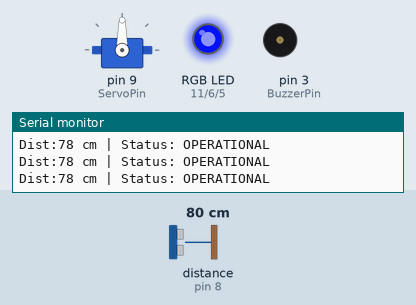
Simulated run of this sketch. Board: Arduino Uno, built with avr-gcc and run on an emulated ATmega328P. On the bench: servo, an RGB LED mixed from three pins (HIGH = lit), buzzer (waves = sounding), the last lines printed to the serial monitor. Wiring (inferred from the names in the program): ultrasonic range finder: trigger pin 7; echo pin 8. The inputs (shaded band) are chosen by the test bench; at power-on: distance to the obstacle (sensor on pin 8) 80 cm. The echo pulse lasts 58.3 µs per cm; dim RGB values are drawn brighter than linear; pins used as bus, display or sensor lines are not drawn.

Above: at 1.2 s.
1.3 s: distance to the obstacle (sensor on pin 8) set to 35 cm
At 1.9 s:
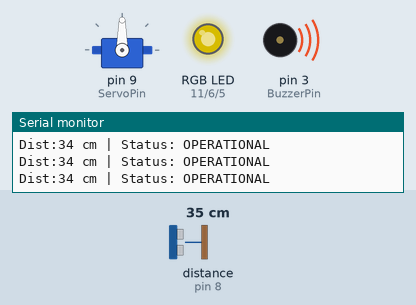
4.3 s: distance to the obstacle (sensor on pin 8) set to 83 cm
At 4.8 s:
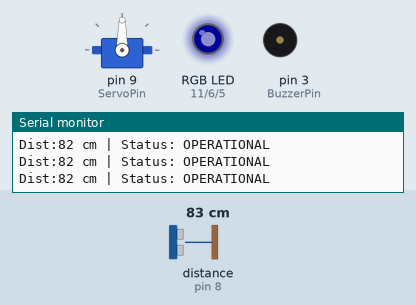
7.3 s: distance to the obstacle (sensor on pin 8) set to 120 cm
At 8.1 s:
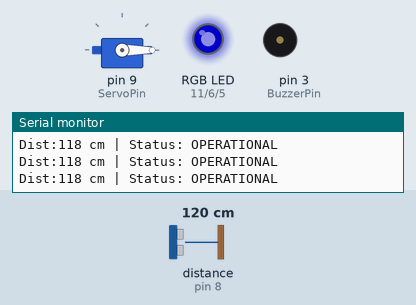
10.3 s: distance to the obstacle (sensor on pin 8) set to 18 cm
At 10.8 s:
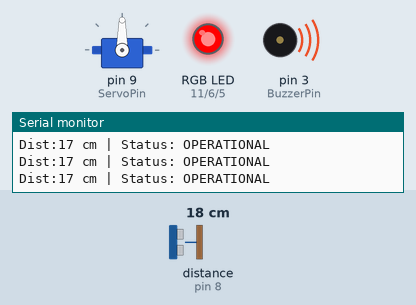
11.8 s: distance to the obstacle (sensor on pin 8) set to 2 cm
At 23.2 s:
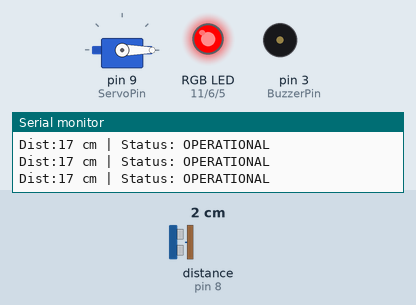
23.8 s: distance to the obstacle (sensor on pin 8) set to 60 cm
At 24.9 s:
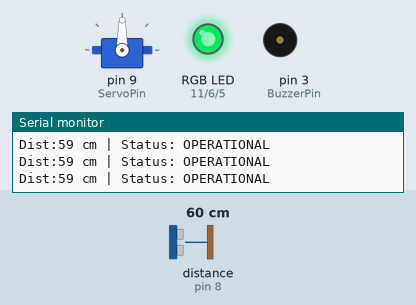
Timing chart, 0 to 26.3 s (numbered marks = the images above; inputs shaded):
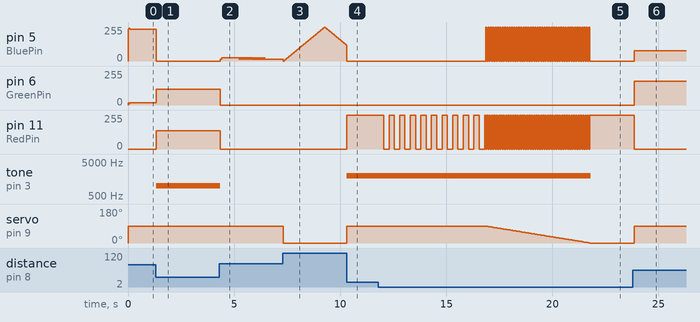

Measured:
- after the input at 1.3 s, pin 5 (BluePin): 238/255 → 0/255 at once; pin 6 (GreenPin): 17/255 → 119/255 at once; pin 11 (RedPin): 0/255 → 136/255 at once; tone on pin 3 (BuzzerPin): alternates 1000 Hz for 0.02 s and silent for 0.02 s, starting at once
- after the input at 4.3 s, pin 5 (BluePin): goes 12/255 0.07 s, 25/255 0.83 s, 17 × (12/255 0.04 s, 25/255 0.04 s), then 12/255, starting at once; pin 6 (GreenPin): 119/255 → 0/255 at once; pin 11 (RedPin): 136/255 → 0/255 at once; tone on pin 3 (BuzzerPin): goes on until 4.3 s, then stays silent
- after the input at 7.3 s, servo on pin 9 (ServoPin): 90° → 0° at once
- after the input at 10.3 s, pin 11 (RedPin): 0/255 → 255/255 at once; tone on pin 3 (BuzzerPin): silent → 2000 Hz at once; servo on pin 9 (ServoPin): 0° → 90° at once
- after the input at 11.8 s, pin 5 (BluePin): alternates 255/255 for 0.06 s and 0/255 for 0.06 s, 90 changes in all, then stays 0/255, starting after 5.1 s; pin 11 (RedPin): goes 9 × (0/255 0.25 s, 255/255 0.25 s), 0/255 0.25 s, 45 × (255/255 0.06 s, 0/255 0.06 s), then 255/255, starting after 0.25 s
- after the input at 23.8 s, pin 5 (BluePin): 0/255 → 76/255 after 0.05 s; pin 6 (GreenPin): 0/255 → 179/255 after 0.05 s; servo on pin 9 (ServoPin): 0° → 90° after 0.05 s

The sketch:

12_SmartGarageAccess.ino
```cpp
/*
 * Author: Iwan
 * Project: 12 Smart Garage Access
 * Learning Objective: Master multi-state logic, synchronized motor control,
 * and safety signaling protocols using non-blocking delays.
 */

#include <Servo.h>

// --- TECHNICAL CONNECTION DIAGRAM ---
// | COMPONENT      | ARDUINO PIN | NOTES                                      |
// |----------------|-------------|--------------------------------------------|
// | Trig (HC-SR04) | 7           | Output trigger for ultrasonic sound waves  |
// | Echo (HC-SR04) | 8           | Input to measure travel time of sound waves|
// | Red Pin (RGB)  | 11          | PWM pin for red channel (Common Cathode)   |
// | Green Pin (RGB)| 6           | PWM pin for green channel (Common Cathode) |
// | Blue Pin (RGB) | 5           | PWM pin for blue channel (Common Cathode)  |
// | Buzzer         | 3           | Active buzzer for acoustic feedback        |
// | Servo Signal   | 9           | Native PWM for high-stability motor control|
// +----------------+-------------+--------------------------------------------+

// Pin definitions using #define for memory efficiency
#define TrigPin 7
#define EchoPin 8
#define RedPin 11
#define GreenPin 6
#define BluePin 5
#define BuzzerPin 3
#define ServoPin 9

// Global object and variables
Servo GateServo;        // Create a servo object to control the motor
long Duration;          // Variable to store the travel time of sound pulses
int Distance;           // Variable to store the calculated distance in cm

// Variables for the Blue "Breathing" standby effect
int BlueBrightness = 0; // Current PWM value for the blue LED
int FadeAmount = 5;     // Step size for increasing/decreasing brightness

void setup() {
  // Configure pin modes for sensors and actuators
  pinMode(TrigPin, OUTPUT);  // Sensor sends out the pulse
  pinMode(EchoPin, INPUT);   // Sensor receives the bounce (echo)
  pinMode(RedPin, OUTPUT);   // Control red light intensity
  pinMode(GreenPin, OUTPUT); // Control green light intensity
  pinMode(BluePin, OUTPUT);  // Control blue light intensity
  pinMode(BuzzerPin, OUTPUT);// Control acoustic alarm

  // Attach the servo and set initial position
  GateServo.attach(ServoPin);
  GateServo.write(0);        // Initialize the gate in the CLOSED position (0 deg)

  // Start serial communication for telemetry monitoring
  Serial.begin(9600);
}

void loop() {
  // --- STEP 1: ULTRASONIC SENSOR READING ---
  // Send a 10-microsecond pulse to trigger the sensor
  digitalWrite(TrigPin, LOW);
  delayMicroseconds(2);
  digitalWrite(TrigPin, HIGH);
  delayMicroseconds(10);
  digitalWrite(TrigPin, LOW);

  // Measure the duration of the incoming pulse in microseconds
  Duration = pulseIn(EchoPin, HIGH);

  // Calculate distance: Time * Speed of Sound / 2 (for the return trip)
  Distance = Duration * 0.034 / 2;

  // Initialize LED intensity variables to 0 (off) in every loop cycle
  int RedIntensity = 0;
  int GreenIntensity = 0;
  int BlueIntensity = 0;

  // --- STEP 2: LOGICAL CONTROL MODES ---

  // MODE 1: STANDBY - No object detected near the gate
  if (Distance > 100) {
    GateServo.write(0);                    // Ensure gate is closed
    BlueIntensity = BlueBrightness;         // Apply current breathing brightness
    BlueBrightness = BlueBrightness + FadeAmount; // Update brightness for next loop

    // Reverse fading direction when limits (0 or 255) are reached
    if (BlueBrightness <= 0 || BlueBrightness >= 255) {
      FadeAmount = -FadeAmount;
    }
    noTone(BuzzerPin);                     // Silence the buzzer
  }

  // MODE 2: ACCESS - Vehicle detected within 100cm (Door starts opening)
  else if (Distance <= 100 && Distance > 80) {
    GateServo.write(90);                   // Open the gate (90 degrees)
    BlueIntensity = map(Distance, 80, 100, 0, 255); // Dynamic blue light based on distance
    noTone(BuzzerPin);
  }

  // MODE 3: SAFE - Entry in progress (Transition Blue to Green)
  else if (Distance <= 80 && Distance > 50) {
    GateServo.write(90);                   // Keep gate open
    BlueIntensity = map(Distance, 50, 80, 0, 255);  // Fade out blue
    GreenIntensity = map(Distance, 50, 80, 255, 0); // Fade in green
    noTone(BuzzerPin);
  }

  // MODE 4: WARNING - Vehicle getting closer (Transition Green to Red)
  else if (Distance <= 50 && Distance > 20) {
    GateServo.write(90);                   // Keep gate open
    GreenIntensity = map(Distance, 20, 50, 0, 255); // Fade out green
    RedIntensity = map(Distance, 20, 50, 255, 0);   // Fade in red
    tone(BuzzerPin, 1000, 20);             // Beep at 1000Hz for 20ms
  }

  // MODE 5: DANGER - Stopping zone reached (Gate stays open for parking)
  else if (Distance <= 20 && Distance > 10) {
    GateServo.write(90);                   // Keep gate open for final maneuver
    RedIntensity = 255;                    // Solid red alert
    tone(BuzzerPin, 2000);                 // Constant high-pitch alarm
  }

  // MODE 6: PROTOCOL: SECURE CLOSING - Activation at < 10cm threshold
  else {
    // FASE A: 5-Second Security Warning (Blinking Red Light)
    // 10 cycles of 500ms (250ms ON + 250ms OFF) = 5 seconds
    for (int i = 0; i < 10; i++) {
      analogWrite(RedPin, 255);            // Red ON
      analogWrite(GreenPin, 0);
      analogWrite(BluePin, 0);
      delay(250);
      analogWrite(RedPin, 0);              // Red OFF
      delay(250);
    }

    // FASE B: 5-Second Slow Closing (Siren Effect + Smooth Motion)
    // Decrementing from 90 to 0 degrees to close slowly
    for (int Angle = 90; Angle >= 0; Angle--) {
      GateServo.write(Angle);              // Move servo to the specific current degree

      // Police Siren logic: Alternates Red and Blue using Modulo operator
      if (Angle % 2 == 0) {
        analogWrite(RedPin, 255);          // Red ON
        analogWrite(BluePin, 0);           // Blue OFF
      } else {
        analogWrite(RedPin, 0);            // Red OFF
        analogWrite(BluePin, 255);         // Blue ON
      }
      // 55ms per degree * 90 degrees = 4950ms (~5 seconds total)
      delay(55);
    }

    // Final Locked State configuration
    noTone(BuzzerPin);                     // Stop sound
    analogWrite(RedPin, 255);              // Set LED to solid red (Secure)
    analogWrite(BluePin, 0);
    delay(2000);                           // Short pause to finalize protocol
  }

  // --- STEP 3: OUTPUT EXECUTION ---
  // Apply calculated PWM intensities to the RGB LED pins
  // (Note: This is skipped during the Secure Closing for-loops)
  if (Distance > 10) {
    analogWrite(RedPin, RedIntensity);
    analogWrite(GreenPin, GreenIntensity);
    analogWrite(BluePin, BlueIntensity);
  }

  // --- STEP 4: TELEMETRY AND DEBUGGING ---
  Serial.print("Dist:");
  Serial.print(Distance);
  Serial.print(" cm | Status: ");
  // Ternary operator to print current state in the serial monitor
  Serial.println(Distance <= 10 ? "PROTOCOL ACTIVE" : "OPERATIONAL");

  delay(30); // Global delay for loop stability and smooth pulse effect
}
```
